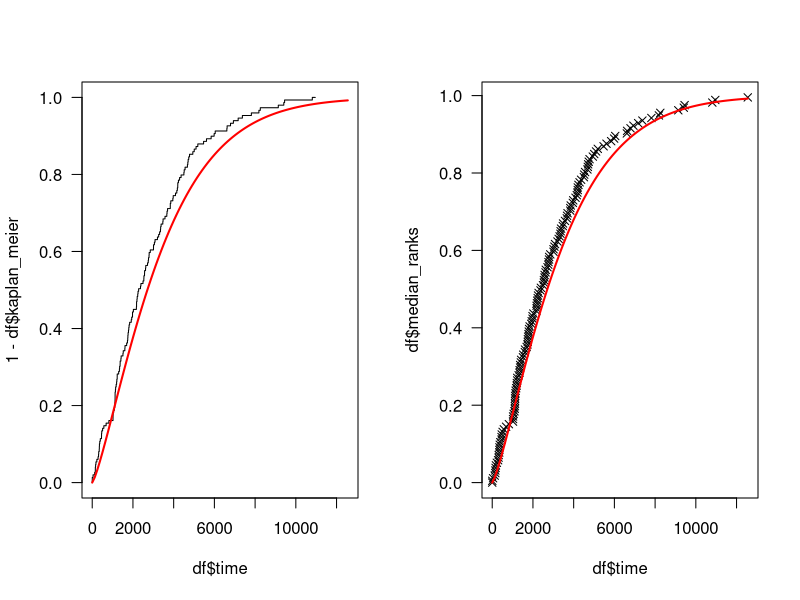
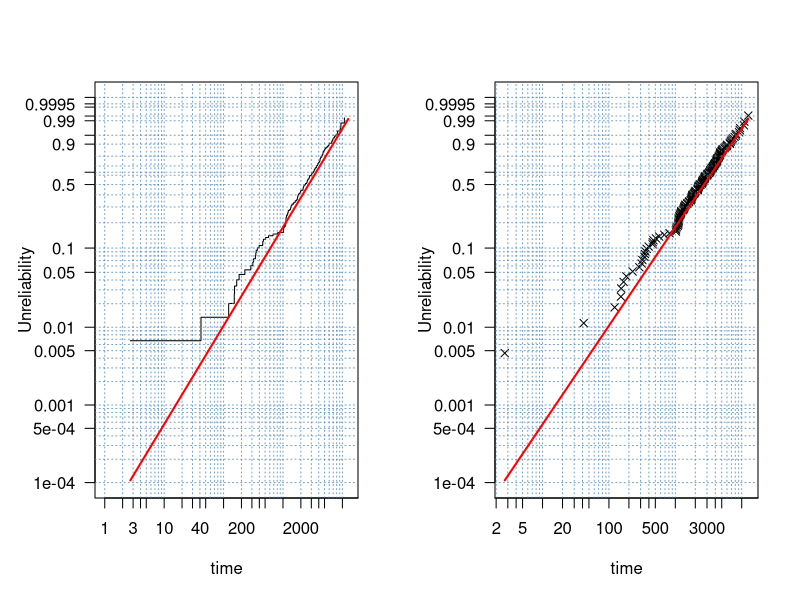

The R source for these figures, in order:
risk_set = 150
shape = 1.27
scale = 3613

obs = sort(rweibull(risk_set, shape = shape, scale = scale))
ranks = rank(obs)

df = data.frame(event = 0,
                n_fails = 0,
                time = 0,
                at_risk = risk_set,
                median_ranks = 0,
                km_raw = 1,
                kaplan_meier = 1)

for(i in 1:length(obs)) {

    event = df$event[i] + 1
    fails = length(which(obs == obs[i]))
    rs = df$at_risk[i] - fails
    km_raw = 1 - (fails / rs)
    km = km_raw * df$kaplan_meier[i]
    mr = (ranks[i] - 0.3) / (length(obs) + 0.4)

    df = rbind(df, list(event = event,
                        n_fails = fails,
                        time = obs[i],
                        at_risk = rs,
                        median_ranks = mr,
                        km_raw = km_raw,
                        kaplan_meier = km))

}

par(mfrow = c(1,2), las = 1)
plot(df$time, 1-df$kaplan_meier, pch = 16,type = "S")
curve(pweibull(x, shape = shape, scale = scale),
      add = T,
      col = "red",
      lwd = 2)

plot(df$time, df$median_ranks, pch = 4)
curve(pweibull(x, shape = shape, scale = scale),
      add = T,
      col = "red",
      lwd = 2)

par(mfrow = c(1,1))


## Linear plots
xlines = c(seq(1,9,1),
           seq(10,90,10),
           seq(100,900,100),
           seq(1000,9000,1000),
           seq(10000,90000,10000))

xvals = c(seq(1,5,1),
          seq(10,50,10),
          seq(100,500,100),
          seq(1000,5000,1000),
          seq(10000,50000,10000))

ylines = c(seq(.0001,.0009,.0001),
         seq(.001,.009,.001),
         seq(.01,.09,.01),
         seq(.1,.9,.1),
         .95,.99,.995,.999,.9995,.9999,.632)

yvals = c(.0001,.0005,.001,.005,.01,.05,.1,
          .5,.9,.95,.99,.995,.999,.9995,.9999,.632)

old_mar = par()$mar
par(mfrow = c(1,2), las = 1, mar = c(5.1, 4.75, 4.1, 2.1))
plot(x = log(c(1,df$time)),
     y = log10(log(1/c(1,df$kaplan_meier))),
     pch = 16,
     type = "s",
     xaxt = "n",
     yaxt = "n",
     ylim = log10(log(1/(1-c(0.0001,.9999)))),
     xlab = "time",
     ylab = "Unreliability")
axis(side = 1,
     at = log(xvals),
     labels = xvals)
abline(v = log(xlines),
       lty = 3,
       col = scales::alpha("steelblue",0.75))
axis(side = 2,
     at = log10(log(1/(1-yvals))),
     labels = yvals)
abline(h = log10(log(1/(1-ylines))),
       lty = 3,
       col = scales::alpha("steelblue",0.75))
lines(x = log(obs),
      y = log10(log(1/(1-pweibull(obs, shape = shape, scale = scale)))),
      col = "red",
      lwd = 2)

plot(x = log(df$time),
     y = log10(log(1/(1-df$median_ranks))),
     pch = 4,
     xaxt = "n",
     yaxt = "n",
     ylim = log10(log(1/(1-c(0.0001,.9999)))),
     xlab = "time",
     ylab = "Unreliability")
axis(side = 1,
     at = log(xvals),
     labels = xvals)
abline(v = log(xlines),
       lty = 3,
       col = scales::alpha("steelblue",0.75))
axis(side = 2,
     at = log10(log(1/(1-yvals))),
     labels = yvals)
abline(h = log10(log(1/(1-ylines))),
       lty = 3,
       col = scales::alpha("steelblue",0.75))
lines(x = log(obs),
      y = log10(log(1/(1-pweibull(obs, shape = shape, scale = scale)))),
      col = "red",
      lwd = 2)

par(mfrow = c(1,1), mar = old_mar)
